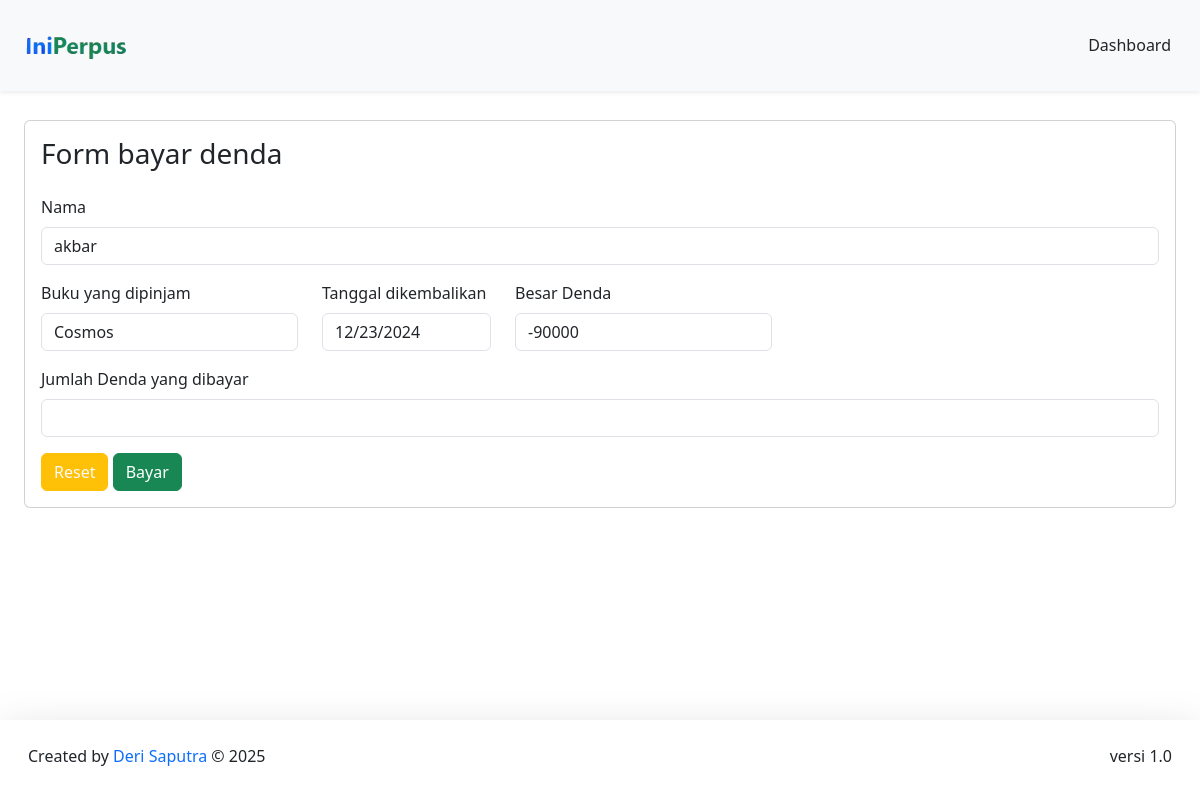
Screenshot of /DashboardMember/formPeminjaman/formBayarDenda.php?id=60 (signed in) with the database file from the repository.
### tables this page shows
CREATE TABLE `pengembalian` (
  `id_pengembalian` int(11) NOT NULL,
  `id_peminjaman` int(11) NOT NULL,
  `id_buku` varchar(20) NOT NULL,
  `nisn` int(11) NOT NULL,
  `id_admin` int(11) NOT NULL,
  `buku_kembali` date NOT NULL,
  `keterlambatan` enum('YA','TIDAK') NOT NULL,
  `denda` int(15) NOT NULL
);

CREATE TABLE `member` (
  `nisn` int(11) NOT NULL,
  `nama` varchar(255) NOT NULL,
  `password` varchar(255) NOT NULL,
  `jenis_kelamin` varchar(20) NOT NULL,
  `angkatan` varchar(5) NOT NULL,
  `jurusan` varchar(50) NOT NULL,
  `no_tlp` varchar(15) NOT NULL,
  `tgl_pendaftaran` date NOT NULL
);

CREATE TABLE `buku` (
  `cover` varchar(255) NOT NULL,
  `id_buku` varchar(20) NOT NULL,
  `id_kategori` int(11) NOT NULL,
  `judul` varchar(255) NOT NULL,
  `pengarang` varchar(255) NOT NULL,
  `penerbit` varchar(255) NOT NULL,
  `tahun_terbit` date NOT NULL,
  `jumlah_halaman` int(11) NOT NULL,
  `buku_deskripsi` text NOT NULL
);

### config/config.php (called while the page is built, shortened)
<?php
$host = "127.0.0.1";
$username = "root";
$password = "";
$database_name = "perpustakaan12";
$connection = mysqli_connect($host, $username, $password, $database_name);
function queryReadData($dataKategori) {
  global $connection;
  $result = mysqli_query($connection, $dataKategori);
  $items = [];
  while($item = mysqli_fetch_assoc($result)) {
    $items[] = $item;
  }
  return $items;
}
?>

### DashboardMember/formPeminjaman/formBayarDenda.php (the view, shortened to what this page needs)
<?php
require "../../config/config.php";
$dendaSiswa = $_GET["id"];
$query = queryReadData("SELECT pengembalian.id_pengembalian, buku.judul, member.nama, pengembalian.buku_kembali, pengembalian.keterlambatan, pengembalian.denda
FROM pengembalian
INNER JOIN buku ON pengembalian.id_buku = buku.id_buku
INNER JOIN member ON pengembalian.nisn = member.nisn
WHERE pengembalian.id_pengembalian = $dendaSiswa");
?>
<!DOCTYPE html>
  <html lang="en">
  <head>
    <link href="https://cdn.jsdelivr.net/npm/bootstrap@5.3.2/dist/css/bootstrap.min.css" rel="stylesheet">
  </head>
  <body>
    <nav class="navbar fixed-top bg-body-tertiary shadow-sm">
      <div class="container-fluid p-3">
        <a class="navbar-brand" href="#">
          <img src="../../assets/logoNav.png" alt="logo" width="120px">
        </a>
        <a class="btn btn-tertiary" href="../dashboardMember.php">Dashboard</a>
      </div>
    </nav>
  <div class="p-4 mt-5">
    <div class="mt-5 card p-3 mb-5">
    <form action="" method="post">
    <h3>Form bayar denda</h3>
      <?php foreach ($query as $item) : ?>
      <div class="mt-4 mb-3">
          <label for="exampleFormControlInput1" class="form-label">Nama</label>
          <input type="text" class="form-control" placeholder="Nama siswa" name="nama" id="nama" value="<?= $item["nama"]; ?>" readonly>
          </div>
      <div class="d-flex flex-wrap gap-4">
        <div class="mb-3">
          <label for="exampleFormControlInput1" class="form-label">Buku yang dipinjam</label>
          <input type="text" class="form-control" placeholder="Judul Buku" name="judul" id="judul" value="<?= $item["judul"]; ?>" readonly>
          </div>
        <div class="mb-3">
          <label for="exampleFormControlInput1" class="form-label">Tanggal dikembalikan</label>
          <input type="date" class="form-control" name="buku_kembali" id="buku_kembali" value="<?= $item["buku_kembali"]; ?>" readonly>
          </div>
        <div class="mb-3">
          <label for="exampleFormControlInput1" class="form-label">Besar Denda</label>
          <input type="number" class="form-control" name="denda" id="denda" value="<?= $item["denda"]; ?>" readonly>
          </div>
      </div>
      <?php endforeach; ?>
      <div class="mb-3">
          <label for="exampleFormControlInput1" class="form-label">Jumlah Denda yang dibayar</label>
          <input type="number" class="form-control" name="bayarDenda" id="bayarDenda" required>
      </div>
      <button type="reset" class="btn btn-warning text-light">Reset</button>
      <button type="submit" class="btn btn-success" name="bayar">Bayar</button>
    </form>
    </div>
    </div>
    <footer class="fixed-bottom mt-5 shadow-lg bg-subtle p-3">
      <div class="container-fluid d-flex justify-content-between">
      <p class="mt-2">Created by <span class="text-primary"> Deri Saputra</span> © 2025</p>
      <p class="mt-2">versi 1.0</p>
      </div>
  </footer>
  </body>
</html>

### rows the page displays
pengembalian: nama "akbar", judul "Cosmos", buku_kembali "12/23/2024", denda "-90000"
